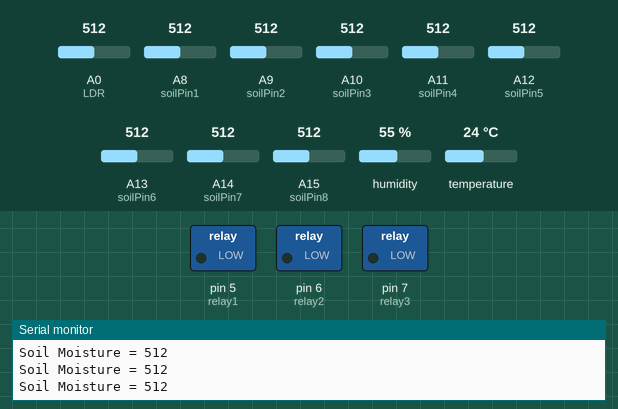
This sketch was run on a simulated Arduino Mega 2560, built for the host (arithmetic inside an expression is 32-bit, double 64-bit). Shown: switched loads named in the sketch (green lamp = pin HIGH), the last lines printed to the serial monitor. Inputs (shaded band) come from the test bench; at power-on: A0 (LDR) = 512, A8 (soilPin1) = 512, A9 (soilPin2) = 512, A10 (soilPin3) = 512, A11 (soilPin4) = 512, A12 (soilPin5) = 512, A13 (soilPin6) = 512, A14 (soilPin7) = 512, A15 (soilPin8) = 512, humidity 55 %, temperature 24 °C. The local clock reads 2024-03-15 10:24:30 at power-on unless the sketch sets it; storage starts empty; the modem accepts every AT command (registered, SIM ready, sends succeed) and sends nothing else.

Above: at 2.1 s.
At 14.0 s:
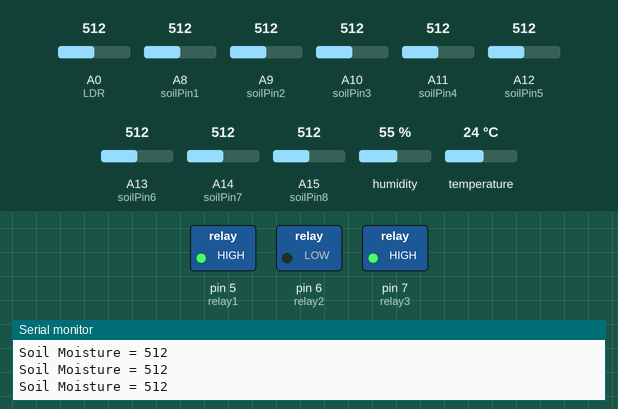
Timing chart, 0 to 15.5 s (numbered marks = the images above):
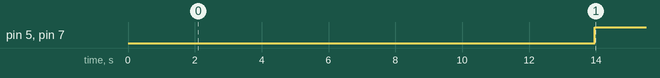

Measured:
- by itself, pin 5 (relay1), pin 7 (relay3): LOW → HIGH at 14.0 s

The sketch:

esp_green_house.ino
```cpp
/*
  Web Server

 A simple web server that shows the value of the analog input pins.
 using an Arduino Wiznet Ethernet shield.

 Circuit:
 * Ethernet shield attached to pins 10, 11, 12, 13
 * Analog inputs attached to pins A0 through A5 (optional)

 created 18 Dec 2009
 by David A. Mellis
 modified 9 Apr 2012
 by Tom Igoe
 modified 02 Sept 2015
 by Arturo Guadalupi

 */

#include <SPI.h>
#include <Ethernet.h>
#include <SD.h>
#include <Wire.h>
#include "RTClib.h"
#include "DHT.h"
#include <Adafruit_Sensor.h>
#include <SoftwareSerial.h>

#define RX 10
#define TX 11
#define DHTPIN 2
#define DHTTYPE DHT11   // DHT 11

DHT dht(DHTPIN, DHTTYPE);


RTC_DS1307 RTC;

File myFile;

int val1 = 0; //value for storing moisture value
int soilPin1 = A8; //Declare a variable for the soil moisture sensor

int val2 = 0; //value for storing moisture value
int soilPin2 = A9; //Declare a variable for the soil moisture sensor

int val3 = 0; //value for storing moisture value
int soilPin3 = A10; //Declare a variable for the soil moisture sensor

int val4 = 0; //value for storing moisture value
int soilPin4 = A11; //Declare a variable for the soil moisture sensor

int val5 = 0; //value for storing moisture value
int soilPin5 = A12; //Declare a variable for the soil moisture sensor

int val6 = 0; //value for storing moisture value
int soilPin6 = A13; //Declare a variable for the soil moisture sensor

int val7 = 0; //value for storing moisture value
int soilPin7 = A14; //Declare a variable for the soil moisture sensor

int val8 = 0; //value for storing moisture value
int soilPin8 = A15; //Declare a variable for the soil moisture sensor

int valtotal = 0;

int LDR = A0;//Declare a variable for the soil moisture sensor
int value = 0; //value for storing moisture value


int relay1 = 5;
int relay2 = 6;
int relay3 = 7;


float t; // temperature in celcius
float f; // temperature in fahrenheit
float h; // humidity

String AP = "iPhone";       // CHANGE ME
String PASS = "andriofebrian"; // CHANGE ME

String API = "PK39TQA2TW4YSS3Q";   // CHANGE ME
String HOST = "api.thingspeak.com";
String PORT = "80";
String field1 = "field1";
String field2 = "field2";
String field3 = "field3";
String field4 = "field4";

int countTrueCommand;
int countTimeCommand;
boolean found = false;


SoftwareSerial esp8266(RX,TX);

// Create variable to store incoming SMS characters
char incomingChar;


void setup() {
    Serial.begin(9600);
  esp8266.begin(115200);
   dht.begin();
  sendCommand("AT",5,"OK");
  sendCommand("AT+CWMODE=1",5,"OK");
  sendCommand("AT+CWJAP=\""+ AP +"\",\""+ PASS +"\"",20,"OK");

  dht.begin();
     Wire.begin();
    RTC.begin();
  // Check to see if the RTC is keeping time.  If it is, load the time from your computer.
  if (! RTC.isrunning()) {
    Serial.println("RTC is NOT running!");
    // This will reflect the time that your sketch was compiled
    RTC.adjust(DateTime(__DATE__, __TIME__));
  }

   Serial.println("Membuka Micro SD . . .");
 delay(1000);
 if (!SD.begin(4))

  {
 Serial.println("Gagal Membuka Micro SD!");
 return;
 }
 Serial.println("Berhasil Membuka Micro SD");
 delay(1000);


  pinMode(relay1, OUTPUT);
  pinMode(relay2, OUTPUT);
  pinMode(relay3, OUTPUT);

  while (!Serial) {
    ; // wait for serial port to connect. Needed for native USB port only
  }

}


void loop() {
  // listen for incoming clients


  Serial.print("Soil Moisture = ");
  val1 = analogRead(soilPin1);//Read the SIG value form sensor
  Serial.println(val1);

    Serial.print("Soil Moisture = ");
  val2 = analogRead(soilPin2);//Read the SIG value form sensor
  Serial.println(val2);

  Serial.print("Soil Moisture = ");
  val3 = analogRead(soilPin3);//Read the SIG value form sensor
  Serial.println(val3);

  Serial.print("Soil Moisture = ");
  val4 = analogRead(soilPin4);//Read the SIG value form sensor
  Serial.println(val4);

  Serial.print("Soil Moisture = ");
  val5 = analogRead(soilPin5);//Read the SIG value form sensor
  Serial.println(val5);

  Serial.print("Soil Moisture = ");
  val6 = analogRead(soilPin6);//Read the SIG value form sensor
  Serial.println(val6);

  Serial.print("Soil Moisture = ");
  val7 = analogRead(soilPin7);//Read the SIG value form sensor
  Serial.println(val7);

  Serial.print("Soil Moisture = ");
  val8 = analogRead(soilPin8);//Read the SIG value form sensor
  Serial.println(val8);

  Serial.print("Soil Moisturetotal = ");
valtotal = (val1+val2+val3+val4+val5+val6+val7+val8)/8;
Serial.println ("*K"+String(valtotal)+"*");
//   rumus ubah ke percent
//   val = map(val,1023,300,0,100); //550 bacaan max, 10 bacaan min
//   Serial.print("Mositure : ");
//   Serial.print(val);
//   Serial.println("%");

  Serial.print("LDR = ");
  value = analogRead(LDR);//Read the SIG value form sensor
  Serial.println("*C"+String(value)+"*");


  h = dht.readHumidity();
  // Read temperature as Celsius
  t = dht.readTemperature();
  // Read temperature as Fahrenheit
  f = dht.readTemperature(true);

  // Compute temperature values in Celcius
 // t = dht.computeHeatIndex(t,h,false);
  Serial.print("Humidity: ");
  Serial.print("*H"+String(h)+"*");
  Serial.println(" %\t");
  Serial.print("Temperature: ");
  Serial.print("*T"+String(t)+"*");
  Serial.println(" *C ");


  String getData = "GET /update?api_key="+ API +"&"+ field1 +"="+String(valtotal)+"&"+ field2 +"="+String(t)+"&"+ field3 +"="+String(value)+"&"+ field4 +"="+String(h);

sendCommand("AT+CIPMUX=1",5,"OK");
 sendCommand("AT+CIPSTART=0,\"TCP\",\""+ HOST +"\","+ PORT,15,"OK");
 sendCommand("AT+CIPSEND=0," +String(getData.length()+4),4,">");
 esp8266.println(getData);delay(1500);countTrueCommand++;
 sendCommand("AT+CIPCLOSE=0",5,"OK");


////send data bluetooth
//Serial.print("*T"+String(t)+"*");
//Serial.print("*H"+String(h)+"*");
//Serial.print("*K"+String(valtotal)+"*");
//Serial.print("*C"+String(value)+"*");


    DateTime now = RTC.now();
    Serial.print(now.month(), DEC);
    Serial.print('/');
    Serial.print(now.day(), DEC);
    Serial.print('/');
    Serial.print(now.year(), DEC);
    Serial.print(' ');
    Serial.print(now.hour(), DEC);
    Serial.print(':');
    Serial.print(now.minute(), DEC);
    Serial.print(':');
    Serial.print(now.second(), DEC);
    Serial.println();


   // Kirim data ke SD card
 myFile = SD.open("logger.txt", FILE_WRITE); //Membuka File test.txt
 if (myFile) // jika file tersedia tulis data
 {
      myFile.print(now.month(), DEC);
    myFile.print('/');
    myFile.print(now.day(), DEC);
    myFile.print('/');
    myFile.print(now.year(), DEC);
    myFile.print(' ');
    myFile.print(now.hour(), DEC);
    myFile.print(':');
    myFile.print(now.minute(), DEC);
    myFile.print(':');
    myFile.print(now.second(), DEC);
    myFile.println();
     myFile.print(" Kelembapan Tanah: ");
 myFile.println(valtotal);
 myFile.print("Temperature: ");
 myFile.println(t); // menulis data temperatur di MicroSD
 myFile.print("Intensitas cahaya: ");
 myFile.println(value);
 myFile.close();
 }
 else
 {
 Serial.println("gagal membuka test.txt"); // jika gagal print error
 }
 delay(10000); //memberi jeda 5 detik, karena proses pengiriman data berlangsung selama 3 detik, jadi total 5 detik

/////////////////////relay///////////////////

  if(t < 30){
    digitalWrite(relay1, HIGH);
  }else{
     digitalWrite(relay1, LOW);
  }
  if (valtotal < 509){
        digitalWrite(relay2, HIGH);
  }else{
     digitalWrite(relay2, LOW);
  }
  if (value >259){
    digitalWrite(relay3, HIGH);
  }else{
    (value <120);
     digitalWrite(relay3, LOW);

  }
}


void sendCommand(String command, int maxTime, char readReplay[]) {
  Serial.print(countTrueCommand);
  Serial.print(". at command => ");
  Serial.print(command);
  Serial.print(" ");
  while(countTimeCommand < (maxTime*1))
  {
    esp8266.println(command);//at+cipsend
    if(esp8266.find(readReplay))//ok
    {
      found = true;
      break;
    }

    countTimeCommand++;
  }

  if(found == true)
  {
    Serial.println("OYI");
    countTrueCommand++;
    countTimeCommand = 0;
  }

  if(found == false)
  {
    Serial.println("Fail");
    countTrueCommand = 0;
    countTimeCommand = 0;
  }

  found = false;
 }
```
